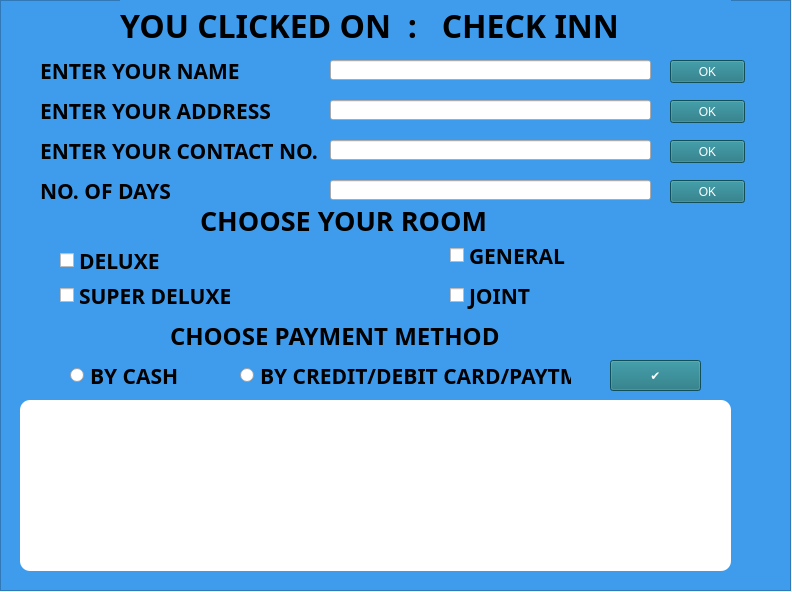
<?xml version="1.0" encoding="UTF-8"?>
<ui version="4.0">
 <class>MainWindow</class>
 <widget class="QMainWindow" name="MainWindow">
  <property name="geometry">
   <rect>
    <x>0</x>
    <y>0</y>
    <width>792</width>
    <height>592</height>
   </rect>
  </property>
  <property name="windowTitle">
   <string>MainWindow</string>
  </property>
  <widget class="QWidget" name="centralwidget">
   <widget class="QFrame" name="frame">
    <property name="geometry">
     <rect>
      <x>0</x>
      <y>0</y>
      <width>791</width>
      <height>591</height>
     </rect>
    </property>
    <property name="font">
     <font>
      <family>Product Sans</family>
      <pointsize>16</pointsize>
      <weight>75</weight>
      <bold>true</bold>
     </font>
    </property>
    <property name="styleSheet">
     <string notr="true">QFrame{background-color: #3F9CED
;

}

</string>
    </property>
    <property name="frameShape">
     <enum>QFrame::StyledPanel</enum>
    </property>
    <property name="frameShadow">
     <enum>QFrame::Raised</enum>
    </property>
    <widget class="QLabel" name="INFO">
     <property name="geometry">
      <rect>
       <x>120</x>
       <y>0</y>
       <width>611</width>
       <height>51</height>
      </rect>
     </property>
     <property name="font">
      <font>
       <family>Product Sans</family>
       <pointsize>24</pointsize>
       <weight>75</weight>
       <bold>true</bold>
      </font>
     </property>
     <property name="text">
      <string>YOU CLICKED ON  :   CHECK INN</string>
     </property>
    </widget>
    <widget class="QLabel" name="name">
     <property name="geometry">
      <rect>
       <x>40</x>
       <y>40</y>
       <width>241</width>
       <height>61</height>
      </rect>
     </property>
     <property name="font">
      <font>
       <family>Product Sans</family>
       <pointsize>16</pointsize>
       <weight>75</weight>
       <bold>true</bold>
      </font>
     </property>
     <property name="text">
      <string>ENTER YOUR NAME</string>
     </property>
    </widget>
    <widget class="QLabel" name="cno">
     <property name="geometry">
      <rect>
       <x>40</x>
       <y>120</y>
       <width>331</width>
       <height>61</height>
      </rect>
     </property>
     <property name="font">
      <font>
       <family>Product Sans</family>
       <pointsize>16</pointsize>
       <weight>75</weight>
       <bold>true</bold>
      </font>
     </property>
     <property name="text">
      <string>ENTER YOUR CONTACT NO.</string>
     </property>
    </widget>
    <widget class="QLabel" name="address">
     <property name="geometry">
      <rect>
       <x>40</x>
       <y>80</y>
       <width>261</width>
       <height>61</height>
      </rect>
     </property>
     <property name="font">
      <font>
       <family>Product Sans</family>
       <pointsize>16</pointsize>
       <weight>75</weight>
       <bold>true</bold>
      </font>
     </property>
     <property name="text">
      <string>ENTER YOUR ADDRESS</string>
     </property>
    </widget>
    <widget class="QLabel" name="chooseroom">
     <property name="geometry">
      <rect>
       <x>200</x>
       <y>190</y>
       <width>291</width>
       <height>61</height>
      </rect>
     </property>
     <property name="font">
      <font>
       <family>Product Sans</family>
       <pointsize>20</pointsize>
       <weight>75</weight>
       <bold>true</bold>
      </font>
     </property>
     <property name="text">
      <string>CHOOSE YOUR ROOM</string>
     </property>
    </widget>
    <widget class="QLabel" name="days">
     <property name="geometry">
      <rect>
       <x>40</x>
       <y>160</y>
       <width>151</width>
       <height>61</height>
      </rect>
     </property>
     <property name="font">
      <font>
       <family>Product Sans</family>
       <pointsize>16</pointsize>
       <weight>75</weight>
       <bold>true</bold>
      </font>
     </property>
     <property name="text">
      <string>NO. OF DAYS</string>
     </property>
    </widget>
    <widget class="QLabel" name="label_2">
     <property name="geometry">
      <rect>
       <x>170</x>
       <y>320</y>
       <width>331</width>
       <height>31</height>
      </rect>
     </property>
     <property name="font">
      <font>
       <family>Product Sans</family>
       <pointsize>18</pointsize>
       <weight>75</weight>
       <bold>true</bold>
      </font>
     </property>
     <property name="text">
      <string>CHOOSE PAYMENT METHOD</string>
     </property>
    </widget>
    <widget class="QLineEdit" name="nameedit">
     <property name="geometry">
      <rect>
       <x>330</x>
       <y>60</y>
       <width>321</width>
       <height>20</height>
      </rect>
     </property>
     <property name="styleSheet">
      <string notr="true"/>
     </property>
    </widget>
    <widget class="QPushButton" name="ok1">
     <property name="geometry">
      <rect>
       <x>670</x>
       <y>60</y>
       <width>75</width>
       <height>23</height>
      </rect>
     </property>
     <property name="styleSheet">
      <string notr="true">QPushButton:active:after{

    padding: 0;
    margin: 0;
    opacity: 1;
    transition: 1s;
-webkit-transition-duration: 0.4s;
    transition-duration: 0.4s;

    background-color:#19707D;
    color: white;

   }
</string>
     </property>
     <property name="text">
      <string>OK</string>
     </property>
    </widget>
    <widget class="QLineEdit" name="addedit">
     <property name="geometry">
      <rect>
       <x>330</x>
       <y>100</y>
       <width>321</width>
       <height>20</height>
      </rect>
     </property>
     <property name="styleSheet">
      <string notr="true"/>
     </property>
    </widget>
    <widget class="QPushButton" name="ok2">
     <property name="geometry">
      <rect>
       <x>670</x>
       <y>100</y>
       <width>75</width>
       <height>23</height>
      </rect>
     </property>
     <property name="styleSheet">
      <string notr="true">QPushButton:active:after{

    padding: 0;
    margin: 0;
    opacity: 1;
    transition: 1s;
-webkit-transition-duration: 0.4s;
    transition-duration: 0.4s;

    background-color:#19707D;
    color: white;

   }
</string>
     </property>
     <property name="text">
      <string>OK</string>
     </property>
    </widget>
    <widget class="QLineEdit" name="cno_2">
     <property name="geometry">
      <rect>
       <x>330</x>
       <y>140</y>
       <width>321</width>
       <height>20</height>
      </rect>
     </property>
     <property name="styleSheet">
      <string notr="true"/>
     </property>
    </widget>
    <widget class="QPushButton" name="ok3">
     <property name="geometry">
      <rect>
       <x>670</x>
       <y>140</y>
       <width>75</width>
       <height>23</height>
      </rect>
     </property>
     <property name="styleSheet">
      <string notr="true">QPushButton:active:after{

    padding: 0;
    margin: 0;
    opacity: 1;
    transition: 1s;
-webkit-transition-duration: 0.4s;
    transition-duration: 0.4s;

    background-color:#19707D;
    color: white;

   }
</string>
     </property>
     <property name="text">
      <string>OK</string>
     </property>
    </widget>
    <widget class="QLineEdit" name="daysedit">
     <property name="geometry">
      <rect>
       <x>330</x>
       <y>180</y>
       <width>321</width>
       <height>20</height>
      </rect>
     </property>
     <property name="styleSheet">
      <string notr="true"/>
     </property>
    </widget>
    <widget class="QPushButton" name="ok4">
     <property name="geometry">
      <rect>
       <x>670</x>
       <y>180</y>
       <width>75</width>
       <height>23</height>
      </rect>
     </property>
     <property name="styleSheet">
      <string notr="true">QPushButton:active:after{

    padding: 0;
    margin: 0;
    opacity: 1;
    transition: 1s;
-webkit-transition-duration: 0.4s;
    transition-duration: 0.4s;

    background-color:#19707D;
    color: white;

   }
</string>
     </property>
     <property name="text">
      <string>OK</string>
     </property>
    </widget>
    <widget class="QPushButton" name="pushButton">
     <property name="geometry">
      <rect>
       <x>610</x>
       <y>360</y>
       <width>91</width>
       <height>31</height>
      </rect>
     </property>
     <property name="styleSheet">
      <string notr="true">QPushButton:active:after{

    padding: 0;
    margin: 0;
    opacity: 1;
    transition: 1s;
-webkit-transition-duration: 0.4s;
    transition-duration: 0.4s;

    background-color:#19707D;
    color: white;

   }
</string>
     </property>
     <property name="text">
      <string>✔</string>
     </property>
    </widget>
    <widget class="QListView" name="listView">
     <property name="geometry">
      <rect>
       <x>20</x>
       <y>400</y>
       <width>711</width>
       <height>171</height>
      </rect>
     </property>
     <property name="styleSheet">
      <string notr="true">QListView{
background-color: white;

border-radius:10px;
padding:10px;





}

</string>
     </property>
    </widget>
    <widget class="QCheckBox" name="general">
     <property name="geometry">
      <rect>
       <x>450</x>
       <y>240</y>
       <width>191</width>
       <height>31</height>
      </rect>
     </property>
     <property name="font">
      <font>
       <family>Product Sans</family>
       <pointsize>16</pointsize>
       <weight>75</weight>
       <bold>true</bold>
      </font>
     </property>
     <property name="text">
      <string>GENERAL</string>
     </property>
    </widget>
    <widget class="QRadioButton" name="payonline">
     <property name="geometry">
      <rect>
       <x>240</x>
       <y>360</y>
       <width>331</width>
       <height>31</height>
      </rect>
     </property>
     <property name="font">
      <font>
       <family>Product Sans</family>
       <pointsize>16</pointsize>
       <weight>75</weight>
       <bold>true</bold>
      </font>
     </property>
     <property name="text">
      <string>BY CREDIT/DEBIT CARD/PAYTM</string>
     </property>
    </widget>
    <widget class="QCheckBox" name="JOINT">
     <property name="geometry">
      <rect>
       <x>450</x>
       <y>280</y>
       <width>191</width>
       <height>31</height>
      </rect>
     </property>
     <property name="font">
      <font>
       <family>Product Sans</family>
       <pointsize>16</pointsize>
       <weight>75</weight>
       <bold>true</bold>
      </font>
     </property>
     <property name="text">
      <string>JOINT</string>
     </property>
    </widget>
    <widget class="QCheckBox" name="DELUXE">
     <property name="geometry">
      <rect>
       <x>60</x>
       <y>230</y>
       <width>111</width>
       <height>61</height>
      </rect>
     </property>
     <property name="font">
      <font>
       <family>Product Sans</family>
       <pointsize>16</pointsize>
       <weight>75</weight>
       <bold>true</bold>
      </font>
     </property>
     <property name="text">
      <string>DELUXE</string>
     </property>
    </widget>
    <widget class="QCheckBox" name="sdeluxe">
     <property name="geometry">
      <rect>
       <x>60</x>
       <y>280</y>
       <width>231</width>
       <height>31</height>
      </rect>
     </property>
     <property name="font">
      <font>
       <family>Product Sans</family>
       <pointsize>16</pointsize>
       <weight>75</weight>
       <bold>true</bold>
      </font>
     </property>
     <property name="styleSheet">
      <string notr="true"/>
     </property>
     <property name="text">
      <string>SUPER DELUXE</string>
     </property>
    </widget>
    <widget class="QRadioButton" name="CASH">
     <property name="geometry">
      <rect>
       <x>70</x>
       <y>360</y>
       <width>151</width>
       <height>31</height>
      </rect>
     </property>
     <property name="font">
      <font>
       <family>Product Sans</family>
       <pointsize>16</pointsize>
       <weight>75</weight>
       <bold>true</bold>
      </font>
     </property>
     <property name="text">
      <string>BY CASH</string>
     </property>
    </widget>
   </widget>
  </widget>
 </widget>
 <resources/>
 <connections/>
</ui>
